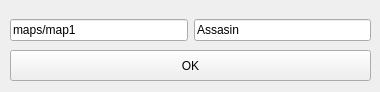
<?xml version="1.0" encoding="UTF-8"?>
<ui version="4.0">
 <class>CMainWindow</class>
 <widget class="QMainWindow" name="CMainWindow">
  <property name="geometry">
   <rect>
    <x>0</x>
    <y>0</y>
    <width>380</width>
    <height>92</height>
   </rect>
  </property>
  <property name="minimumSize">
   <size>
    <width>380</width>
    <height>92</height>
   </size>
  </property>
  <property name="maximumSize">
   <size>
    <width>380</width>
    <height>92</height>
   </size>
  </property>
  <property name="windowTitle">
   <string>MainWindow</string>
  </property>
  <widget class="QWidget" name="centralwidget">
   <widget class="QWidget" name="horizontalLayoutWidget">
    <property name="geometry">
     <rect>
      <x>10</x>
      <y>10</y>
      <width>361</width>
      <height>41</height>
     </rect>
    </property>
    <layout class="QHBoxLayout" name="horizontalLayout">
     <item>
      <widget class="QLineEdit" name="mapType">
       <property name="text">
        <string>maps/map1</string>
       </property>
      </widget>
     </item>
     <item>
      <widget class="QLineEdit" name="playerType">
       <property name="text">
        <string>Assasin</string>
       </property>
      </widget>
     </item>
    </layout>
   </widget>
   <widget class="QPushButton" name="pushButton">
    <property name="geometry">
     <rect>
      <x>10</x>
      <y>50</y>
      <width>361</width>
      <height>31</height>
     </rect>
    </property>
    <property name="text">
     <string>OK</string>
    </property>
   </widget>
  </widget>
 </widget>
 <resources/>
 <connections/>
</ui>
